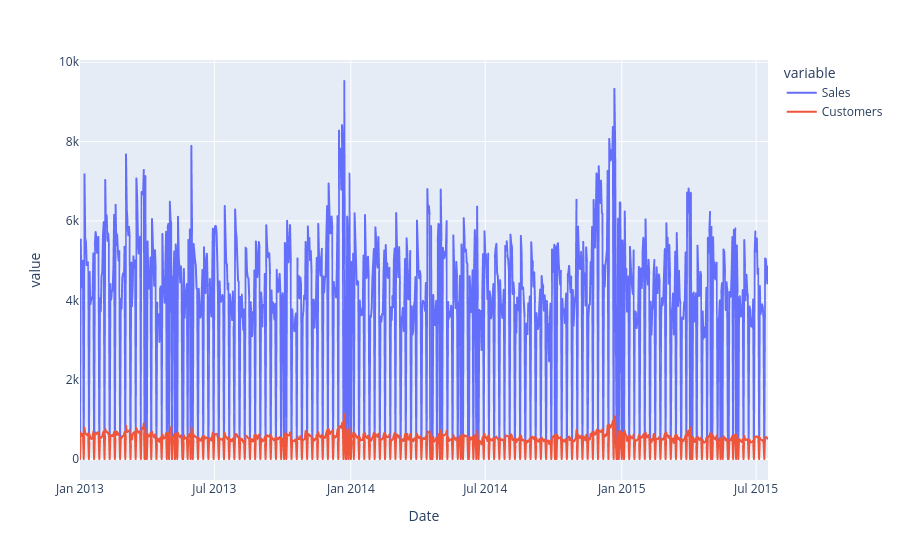

Source (notebook cell):
### Code cell
#Graficamos la serie temporal 
import matplotlib.pyplot as plt
import plotly.express as px
px.line(data_frame=data_store_1, x="Date", y=["Sales", "Customers"])

### Figure 1 — Plotly figure (JSON) as saved in the notebook; plotly's stock layout.template omitted (floating-point values rounded to 4 significant figures; data arrays with more than 128 entries replaced by an {"elided": "..."} marker saying what was removed)
{"data": [{"hovertemplate": "variable=Sales<br>Date=%{x}<br>value=%{y}<extra></extra>", "legendgroup": "Sales", "line": {"color": "#636efa", "dash": "solid"}, "marker": {"symbol": "circle"}, "mode": "lines", "name": "Sales", "showlegend": true, "type": "scattergl", "x": {"elided": "928 str values"}, "xaxis": "x", "y": {"elided": "928 int values"}, "yaxis": "y"}, {"hovertemplate": "variable=Customers<br>Date=%{x}<br>value=%{y}<extra></extra>", "legendgroup": "Customers", "line": {"color": "#EF553B", "dash": "solid"}, "marker": {"symbol": "circle"}, "mode": "lines", "name": "Customers", "showlegend": true, "type": "scattergl", "x": {"elided": "928 str values"}, "xaxis": "x", "y": {"elided": "928 int values"}, "yaxis": "y"}], "layout": {"legend": {"title": {"text": "variable"}, "tracegroupgap": 0}, "margin": {"t": 60}, "xaxis": {"anchor": "y", "domain": [0, 1], "title": {"text": "Date"}}, "yaxis": {"anchor": "x", "domain": [0, 1], "title": {"text": "value"}}}}
